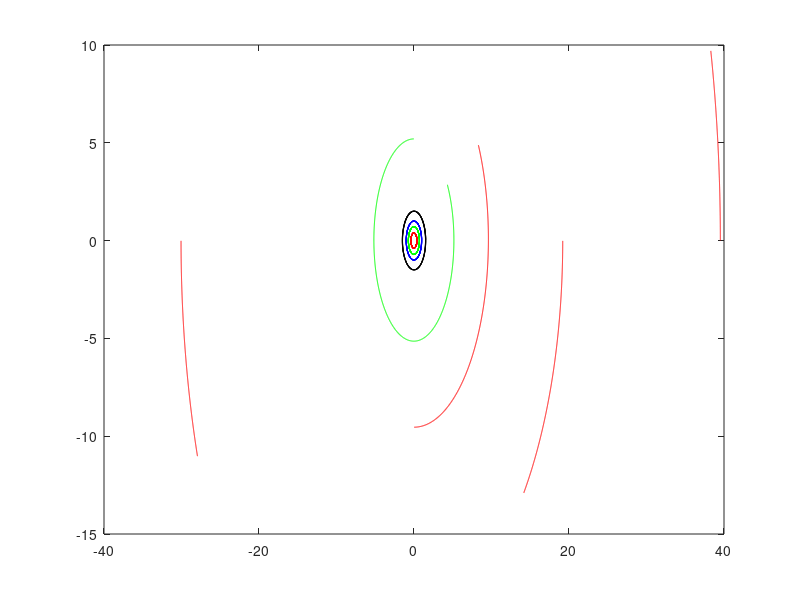

The MATLAB script that drew this image:
A = csvread('sysEarthN100yr10verlet.csv');
B = csvread('sysJupiterN100yr10verlet.csv');
C = csvread('sysSunN100yr10verlet.csv');
D = csvread('sysMarsN100yr10verlet.csv');
E = csvread('sysMercuryN100yr10verlet.csv');
F = csvread('sysNeptuneN100yr10verlet.csv');
G = csvread('sysPlutoN100yr10verlet.csv');
H = csvread('sysSaturnN100yr10verlet.csv');
I = csvread('sysUranusN100yr10verlet.csv');
% J = csvread('sysUranusN100yr300verlet.csv');
J = csvread('sysVenusN100yr10verlet.csv');

% plot(A(:,2),A(:,4),'b')
% plot(B(:,2),B(:,4),'b')
% plot(C(:,2),C(:,4),'b')
% plot(A(:,2),A(:,4),'b',B(:,2),B(:,4),'g',C(:,2),C(:,4),'r')
plot(A(:,2),A(:,4),'b',B(:,2),B(:,4),'g',C(:,2),C(:,4),'r',D(:,2),D(:,4),'k',E(:,2),E(:,4),'r',F(:,2),F(:,4),'r',G(:,2),G(:,4),'r',H(:,2),H(:,4),'r',I(:,2),I(:,4),'r',J(:,2),J(:,4),'g')